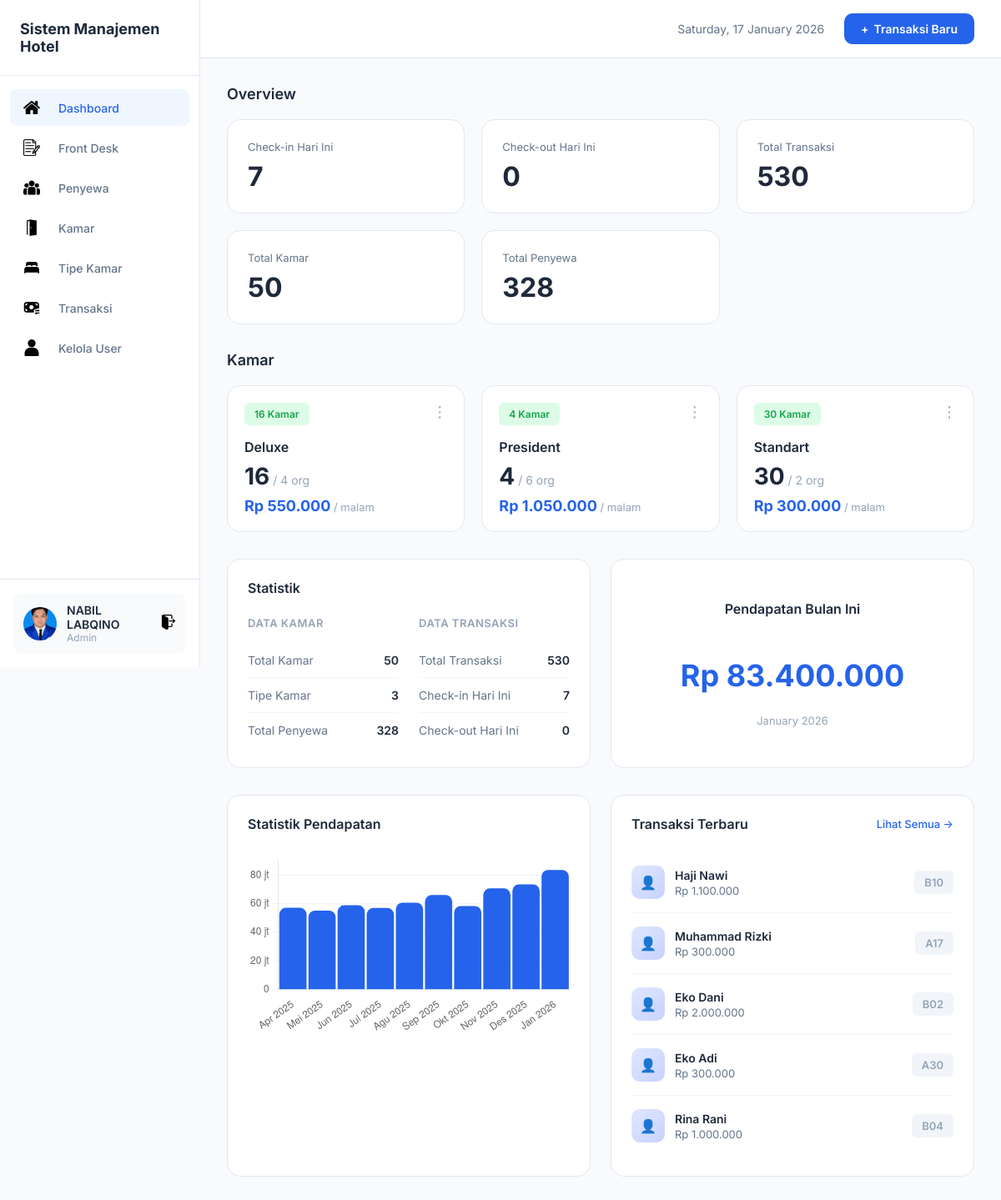
Screenshot of /menu.php (signed in) with the database file from the repository.
### tables this page shows
CREATE TABLE `tipe_kamar` (
  `id_kamar` int(11) NOT NULL,
  `tipe` varchar(50) NOT NULL,
  `harga_per_mlm` decimal(12,2) NOT NULL,
  `max_orang` int(11) NOT NULL,
  `foto` varchar(255) DEFAULT NULL
);

CREATE TABLE `menyewa` (
  `id_sewa` int(11) NOT NULL,
  `id_cust` int(11) NOT NULL,
  `no_kamar` varchar(10) NOT NULL,
  `tgl_check_in` date NOT NULL,
  `tgl_check_out` date NOT NULL,
  `lama_menginap` int(11) NOT NULL,
  `total_harga` decimal(15,2) NOT NULL
);

CREATE TABLE `penyewa` (
  `id_cust` int(11) NOT NULL,
  `nama` varchar(100) NOT NULL,
  `alamat` text DEFAULT NULL,
  `no_telp` varchar(20) DEFAULT NULL,
  `no_identitas` varchar(50) NOT NULL,
  `jenis_identitas` varchar(20) NOT NULL
);

### menu.php (the view, shortened to what this page needs)
<?php
include 'koneksi.php';
$checkin_hari_ini = mysqli_fetch_row(mysqli_query(
    $koneksi,
    "SELECT COUNT(*) FROM menyewa WHERE DATE(tgl_check_in) = CURDATE()"
))[0];
$checkout_hari_ini = mysqli_fetch_row(mysqli_query(
    $koneksi,
    "SELECT COUNT(*) FROM menyewa WHERE DATE(tgl_check_out) = CURDATE()"
))[0];
$total_transaksi = mysqli_fetch_row(mysqli_query(
    $koneksi,
    "SELECT COUNT(*) FROM menyewa"
))[0];
$total_kamar = mysqli_fetch_row(mysqli_query(
    $koneksi,
    "SELECT COUNT(*) FROM bedroom"
))[0];
$total_penyewa = mysqli_fetch_row(mysqli_query(
    $koneksi,
    "SELECT COUNT(*) FROM penyewa"
))[0];
$tipe_kamar = mysqli_query(
    $koneksi,
    "SELECT t.*, COUNT(b.no_kamar) as jumlah_kamar
     FROM tipe_kamar t
     LEFT JOIN bedroom b ON t.id_kamar = b.id_kamar
     GROUP BY t.id_kamar
     ORDER BY t.tipe"
);
$pendapatan_chart = mysqli_query(
    $koneksi,
    "SELECT DATE_FORMAT(tgl_check_in, '%Y-%m') as periode, MONTH(tgl_check_in) as bulan, YEAR(tgl_check_in) as tahun, COALESCE(SUM(total_harga),0) as total
     FROM menyewa
     WHERE tgl_check_in >= DATE_SUB(CURDATE(), INTERVAL 11 MONTH)
     GROUP BY YEAR(tgl_check_in), MONTH(tgl_check_in)
     ORDER BY YEAR(tgl_check_in), MONTH(tgl_check_in)"
);
$bulan_nama = ['', 'Jan', 'Feb', 'Mar', 'Apr', 'Mei', 'Jun', 'Jul', 'Agu', 'Sep', 'Okt', 'Nov', 'Des'];
$chart_labels = [];
$chart_data = [];
while ($row = mysqli_fetch_assoc($pendapatan_chart)) {
    $chart_labels[] = $bulan_nama[$row['bulan']] . ' ' . $row['tahun'];
    $chart_data[] = (int) $row['total'];
}
$transaksi_terbaru = mysqli_query(
    $koneksi,
    "SELECT m.*, p.nama FROM menyewa m
     JOIN penyewa p ON m.id_cust = p.id_cust
     ORDER BY m.id_sewa DESC LIMIT 5"
);
$pendapatan_bulan = mysqli_fetch_row(mysqli_query(
    $koneksi,
    "SELECT COALESCE(SUM(total_harga),0) FROM menyewa
     WHERE MONTH(tgl_check_in) = MONTH(CURDATE())"
))[0];
?>
<!DOCTYPE html>
<html lang="id">
<head>
    <link rel="stylesheet" href="css/menu.css">
</head>
<body>
    <div class="dashboard">
        <aside class="sidebar">
            <div class="logo">
                <span class="logo-text">Sistem Manajemen Hotel</span>
            </div>
            <ul class="nav-menu">
                <li><a href="menu.php" class="active"><img src="includes/images/dashboard.png" class="nav-icon" alt="">
                        Dashboard</a></li>
                <li><a href="transaksi_baru.php"><img src="includes/images/transaksibaru.png" class="nav-icon" alt="">
                        Front Desk</a></li>
                <li><a href="penyewa/TampilPenyewa.php"><img src="includes/images/penyewa.png" class="nav-icon" alt="">
                        Penyewa</a></li>
                <li><a href="kamar/TampilKamar.php"><img src="includes/images/kamar.png" class="nav-icon" alt="">
                        Kamar</a></li>
                <li><a href="tipe_kamar/TampilTipeKamar.php"><img src="includes/images/tipekamar.png" class="nav-icon"
                            alt=""> Tipe Kamar</a></li>
                <li><a href="transaksi/TampilTransaksi.php"><img src="includes/images/transaksi.png" class="nav-icon"
                            alt=""> Transaksi</a></li>
                <li><a href="user/TampilUser.php"><img src="includes/images/usericon.png" class="nav-icon" alt="">
                        Kelola User</a></li>
            </ul>
            <div class="sidebar-footer">
                <div class="user-card">
                    <div class="user-avatar">
                        <?php if (!empty($_SESSION['foto'])): ?>
                            <img src="user/uploads/<?= htmlspecialchars($_SESSION['foto']) ?>" alt="Avatar"
                                style="width: 40px; height: 40px; border-radius: 50%; object-fit: cover;">
                        <?php else: ?>
                            👤
                        <?php endif; ?>
                    </div>
                    <div class="user-info">
                        <div class="user-name"><?= htmlspecialchars($_SESSION['nama']) ?></div>
                        <div class="user-role">Admin</div>
                    </div>
                    <a href="logout.php" class="logout-link" title="Logout"><img src="includes/images/logout.png"
                            alt="Logout" style="width: 18px; height: 18px;"></a>
                </div>
            </div>
        </aside>
        <main class="main">
            <header class="header">
                <div class="header-right" style="margin-left: auto;">
                    <span class="date-display"><?= date('l, d F Y') ?></span>
                    <a href="transaksi_baru.php" class="btn-primary">
                        <span>+</span> Transaksi Baru
                    </a>
                </div>
            </header>
            <div class="content">
                <h2 class="section-title">Overview</h2>
                <div class="overview-grid">
                    <div class="overview-card">
                        <div class="overview-label">Check-in Hari Ini</div>
                        <div class="overview-value"><?= $checkin_hari_ini ?></div>
                    </div>
                    <div class="overview-card">
                        <div class="overview-label">Check-out Hari Ini</div>
                        <div class="overview-value"><?= $checkout_hari_ini ?></div>
                    </div>
                    <div class="overview-card">
                        <div class="overview-label">Total Transaksi</div>
                        <div class="overview-value"><?= $total_transaksi ?></div>
                    </div>
                    <div class="overview-card">
                        <div class="overview-label">Total Kamar</div>
                        <div class="overview-value"><?= $total_kamar ?></div>
                    </div>
                    <div class="overview-card">
                        <div class="overview-label">Total Penyewa</div>
                        <div class="overview-value"><?= $total_penyewa ?></div>
                    </div>
                </div>
                <h2 class="section-title">Kamar</h2>
                <div class="rooms-grid">
                    <?php mysqli_data_seek($tipe_kamar, 0); ?>
                    <?php while ($tipe = mysqli_fetch_assoc($tipe_kamar)): ?>
                        <div class="room-card">
                            <span class="room-badge"><?= $tipe['jumlah_kamar'] ?> Kamar</span>
                            <span class="room-menu">⋮</span>
                            <div class="room-type"><?= htmlspecialchars($tipe['tipe']) ?></div>
                            <div class="room-count"><?= $tipe['jumlah_kamar'] ?><span> / <?= $tipe['max_orang'] ?>
                                    org</span></div>
                            <div class="room-price">Rp <?= number_format($tipe['harga_per_mlm'], 0, ',', '.') ?><span> /
                                    malam</span></div>
                        </div>
                    <?php endwhile; ?>
                </div>
                <div class="grid-2">
                    <div class="card">
                        <div class="card-header">
                            <h3 class="card-title">Statistik</h3>
                        </div>
                        <div class="stats-grid">
                            <div class="stat-group">
                                <h4>Data Kamar</h4>
                                <div class="stat-row">
                                    <span class="stat-label">Total Kamar</span>
                                    <span class="stat-value"><?= $total_kamar ?></span>
                                </div>
                                <div class="stat-row">
                                    <span class="stat-label">Tipe Kamar</span>
                                    <span class="stat-value"><?= mysqli_num_rows($tipe_kamar) ?></span>
                                </div>
                                <div class="stat-row">
                                    <span class="stat-label">Total Penyewa</span>
                                    <span class="stat-value"><?= $total_penyewa ?></span>
                                </div>
                            </div>
                            <div class="stat-group">
                                <h4>Data Transaksi</h4>
                                <div class="stat-row">
                                    <span class="stat-label">Total Transaksi</span>
                                    <span class="stat-value"><?= $total_transaksi ?></span>
                                </div>
                                <div class="stat-row">
                                    <span class="stat-label">Check-in Hari Ini</span>
                                    <span class="stat-value"><?= $checkin_hari_ini ?></span>
                                </div>
                                <div class="stat-row">
                                    <span class="stat-label">Check-out Hari Ini</span>
                                    <span class="stat-value"><?= $checkout_hari_ini ?></span>
                                </div>
                            </div>
                        </div>
                    </div>
                    <div class="card revenue-card">
                        <div class="card-header" style="justify-content: center;">
                            <h3 class="card-title">Pendapatan Bulan Ini</h3>
                        </div>
                        <div class="revenue-amount">Rp <?= number_format($pendapatan_bulan, 0, ',', '.') ?></div>
                        <div class="revenue-label"><?= date('F Y') ?></div>
                    </div>
                </div>
                <div class="grid-2">
                    <div class="card">
                        <div class="card-header">
                            <h3 class="card-title">Statistik Pendapatan</h3>
                        </div>
                        <div class="chart-container">
                            <canvas id="revenueChart"></canvas>
                        </div>
                    </div>
                    <div class="card">
                        <div class="card-header">
                            <h3 class="card-title">Transaksi Terbaru</h3>
                            <a href="transaksi/TampilTransaksi.php" class="card-link">Lihat Semua →</a>
                        </div>
                        <?php if (mysqli_num_rows($transaksi_terbaru) > 0): ?>
                            <?php while ($t = mysqli_fetch_assoc($transaksi_terbaru)): ?>
                                <div class="transaction-item">
                                    <div class="transaction-info">
                                        <div class="transaction-avatar">👤</div>
                                        <div>
                                            <div class="transaction-name"><?= htmlspecialchars($t['nama']) ?></div>
                                            <div class="transaction-amount">Rp
                                                <?= number_format($t['total_harga'], 0, ',', '.') ?>
                                            </div>
                                        </div>
                                    </div>
                                    <div class="transaction-room"><?= $t['no_kamar'] ?></div>
                                </div>
                            <?php endwhile; ?>
                        <?php else: ?>
                            <div class="empty-state">Belum ada transaksi</div>
                        <?php endif; ?>
                    </div>
                </div>
            </div>
        </main>
    </div>
    <script>
        const ctx = document.getElementById('revenueChart').getContext('2d');
        new Chart(ctx, {
            type: 'bar',
            data: {
                labels: <?= json_encode($chart_labels) ?>,
                datasets: [{
                    label: 'Pendapatan',
                    data: <?= json_encode($chart_data) ?>,
                    backgroundColor: '#2563eb',
                    borderRadius: 8,
                    barThickness: 32
                }]
            },
            options: {
                responsive: true,
                maintainAspectRatio: false,
                plugins: {
                    legend: { display: false }
                },
                scales: {
                    x: {
                        grid: { display: false }
                    },
                    y: {
                        beginAtZero: true,
                        grid: { color: '#f1f5f9' },
                        ticks: {
                            callback: function (value) {
                                if (value >= 1000000) return (value / 1000000) + ' jt';
                                if (value >= 1000) return (value / 1000) + ' rb';
                                return value;
                            }
                        }
                    }
                }
            }
        });
    </script>
</body>
</html>

### rows the page displays
tipe_kamar: jumlah_kamar "16", tipe "Deluxe", max_orang "4", harga_per_mlm "550.000"
tipe_kamar: jumlah_kamar "4", tipe "President", max_orang "6", harga_per_mlm "1.050.000"
tipe_kamar: jumlah_kamar "30", tipe "Standart", max_orang "2", harga_per_mlm "300.000"
menyewa: id_cust.nama "Haji Nawi", total_harga "1.100.000", no_kamar "B10"
menyewa: id_cust.nama "Muhammad Rizki", total_harga "300.000", no_kamar "A17"
menyewa: id_cust.nama "Eko Dani", total_harga "2.000.000", no_kamar "B02"
menyewa: id_cust.nama "Eko Adi", total_harga "300.000", no_kamar "A30"
menyewa: id_cust.nama "Rina Rani", total_harga "1.000.000", no_kamar "B04"

### other values shown
$_SESSION['nama'] "NABIL LABQINO"
$checkin_hari_ini "7"
$checkout_hari_ini "0"
$total_transaksi "530"
$total_kamar "50"
$total_penyewa "328"
mysqli_num_rows($tipe_kamar) "3"
$pendapatan_bulan "83.400.000"
chart data {{ json_encode($chart_data) }} [56900000,55000000,58700000,56800000,60500000,65800000,58200000,70500000,73300000,83400000]
